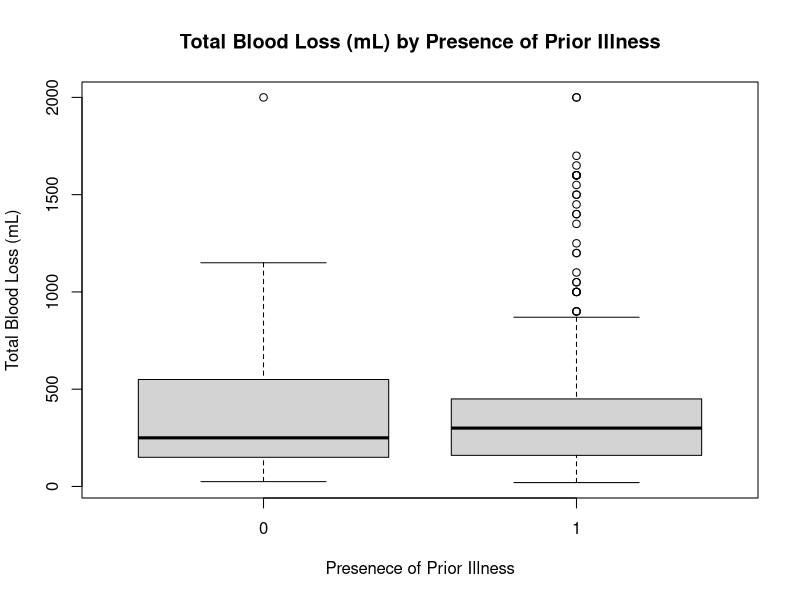
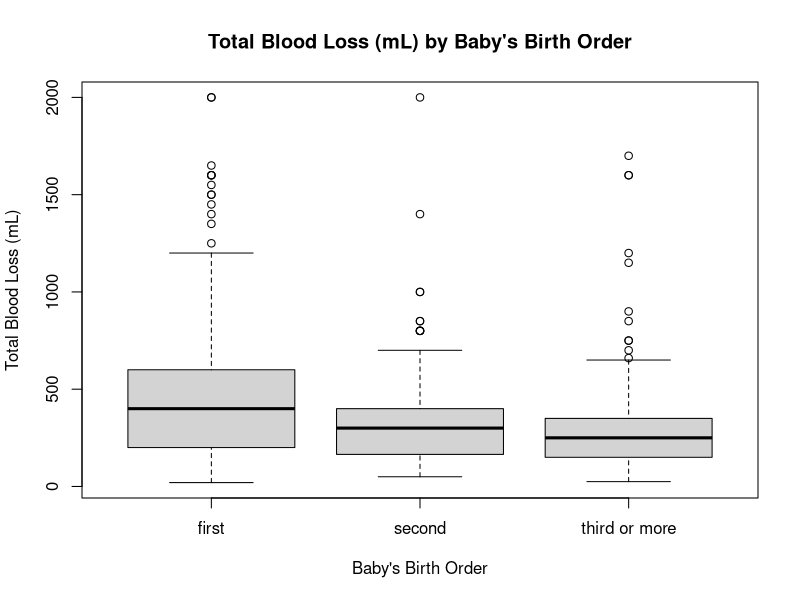

Write the R code that produced these figures, in order.
# PUBH 6450; HW 3
#Kath Fillman

# Get data in & libraries loaded
library(ggplot2)
library(psych)
setwd("~/Biostats/Biostats HW3")
pph_study <- read.csv('PPHstudyUpdated.csv')

# Find number of variables
ncol(pph_study)

#1: Prior Illness
describeBy(pph_study$TotalBloodLoss, pph_study$NoPriorIllness)
boxplot(pph_study$TotalBloodLoss~pph_study$NoPriorIllness,
        xlab = "Presenece of Prior Illness", ylab = "Total Blood Loss (mL)",
        main = "Total Blood Loss (mL) by Presence of Prior Illness")
bloodloss_priorillness <- aov(pph_study$TotalBloodLoss~pph_study$NoPriorIllness)
summary(bloodloss_priorillness)
# F value: 0.443
# Pr(>F): 0.506

#2: BBO
describeBy(pph_study$TotalBloodLoss, pph_study$BBO)
boxplot(pph_study$TotalBloodLoss~pph_study$BBO,
        xlab = "Baby's Birth Order", ylab = "Total Blood Loss (mL)",
        main = "Total Blood Loss (mL) by Baby's Birth Order")
bloodloss_birthorder <- aov(pph_study$TotalBloodLoss~pph_study$BBO)
summary(bloodloss_birthorder)
# F value: 15.61
# Pr(>F): 2.72e-07
pairwise.t.test(pph_study$TotalBloodLoss, pph_study$BBO, p.adj = "bonferroni")
